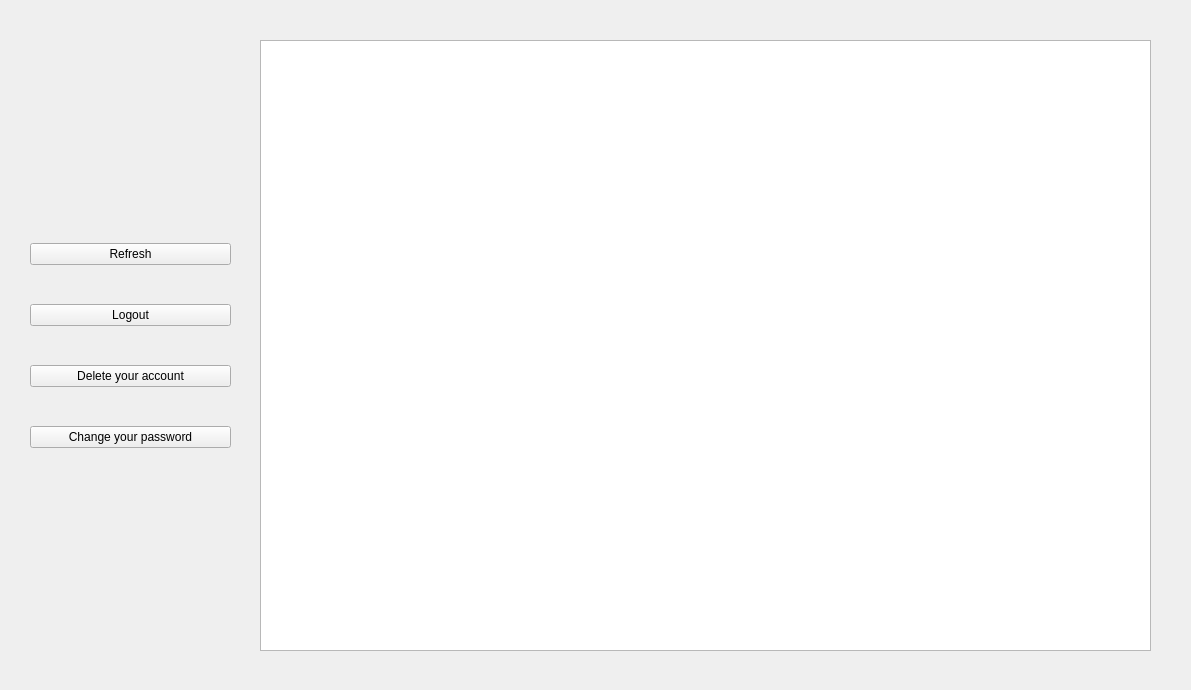
<?xml version="1.0" encoding="UTF-8"?>
<ui version="4.0">
 <class>BorrowedBooksList</class>
 <widget class="QWidget" name="BorrowedBooksList">
  <property name="geometry">
   <rect>
    <x>0</x>
    <y>0</y>
    <width>1191</width>
    <height>690</height>
   </rect>
  </property>
  <property name="windowTitle">
   <string>Borrowed Books</string>
  </property>
  <widget class="QWidget" name="verticalLayoutWidget">
   <property name="geometry">
    <rect>
     <x>230</x>
     <y>10</y>
     <width>951</width>
     <height>671</height>
    </rect>
   </property>
   <layout class="QVBoxLayout" name="verticalLayout">
    <property name="leftMargin">
     <number>30</number>
    </property>
    <property name="topMargin">
     <number>30</number>
    </property>
    <property name="rightMargin">
     <number>30</number>
    </property>
    <property name="bottomMargin">
     <number>30</number>
    </property>
    <item>
     <widget class="QListWidget" name="borrowedBooksList"/>
    </item>
   </layout>
  </widget>
  <widget class="QWidget" name="layoutWidget">
   <property name="geometry">
    <rect>
     <x>30</x>
     <y>10</y>
     <width>201</width>
     <height>671</height>
    </rect>
   </property>
   <layout class="QVBoxLayout" name="verticalLayout_2">
    <property name="leftMargin">
     <number>0</number>
    </property>
    <property name="topMargin">
     <number>200</number>
    </property>
    <property name="rightMargin">
     <number>0</number>
    </property>
    <property name="bottomMargin">
     <number>200</number>
    </property>
    <item>
     <widget class="QPushButton" name="refreshBtn">
      <property name="text">
       <string>Refresh</string>
      </property>
     </widget>
    </item>
    <item>
     <widget class="QPushButton" name="logOutBtn">
      <property name="text">
       <string>Logout</string>
      </property>
     </widget>
    </item>
    <item>
     <widget class="QPushButton" name="deleteUserBtn">
      <property name="text">
       <string>Delete your account</string>
      </property>
     </widget>
    </item>
    <item>
     <widget class="QPushButton" name="changePasswordBtn">
      <property name="text">
       <string>Change your password</string>
      </property>
     </widget>
    </item>
   </layout>
  </widget>
 </widget>
 <layoutdefault spacing="6" margin="11"/>
 <resources/>
 <connections/>
</ui>
